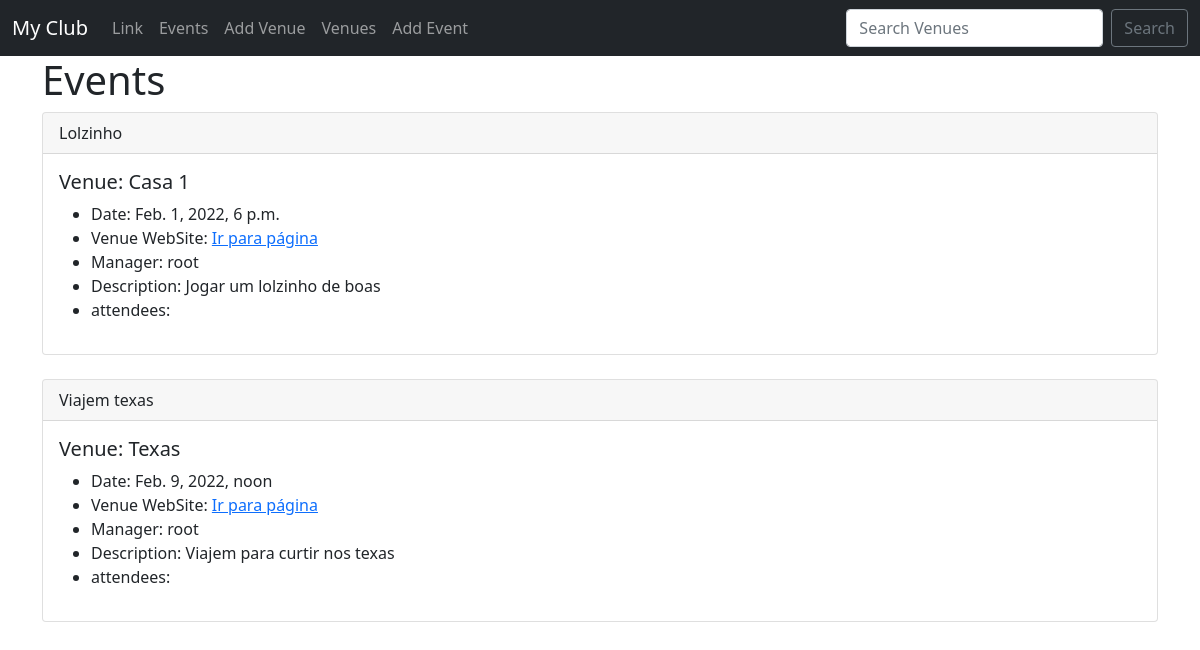
/events/, run on an earlier commit of the app's database.
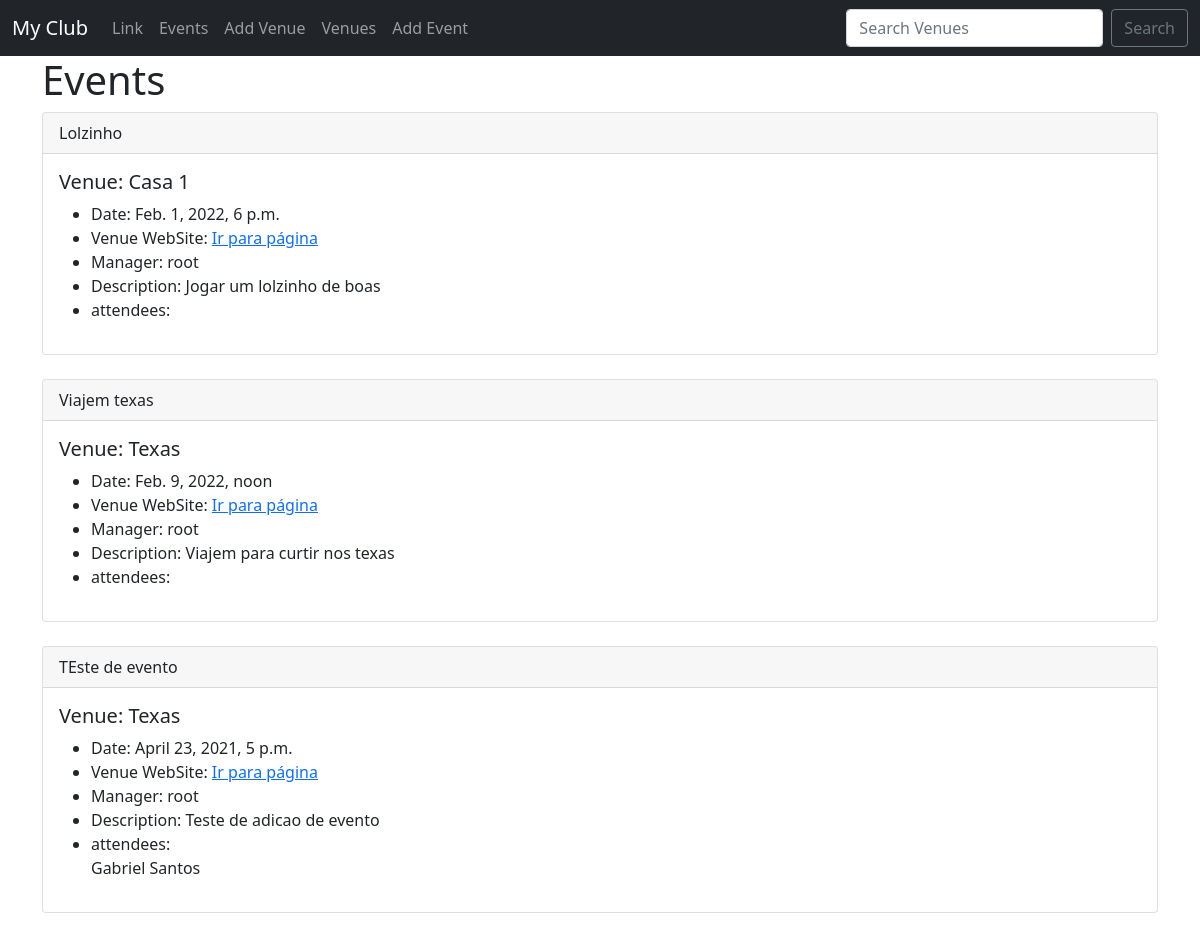
And on a later commit of the database.
### events/models.py (models this page shows)
class Event(models.Model):
    name = models.CharField('Event name', max_length=120)
    event_date= models.DateTimeField('Event Date')
    venue = models.ForeignKey(Venue, blank=True, null=True, on_delete=models.CASCADE)
    manager = models.ForeignKey(User, blank=True, null=True, on_delete=models.SET_NULL)
    description = models.TextField(blank=True)
    attendees = models.ManyToManyField(myClubUser, blank=True) # Aqui é uma chave muitos para muitos
    def __str__(self):
        return self.name

class Venue(models.Model):
    name = models.CharField("Venue name", max_length=120)
    address = models.CharField(max_length=300)
    zip_code = models.CharField('Zip code', max_length=15)
    phone = models.CharField('contactphone', max_length=25)
    web = models.URLField('Website Adress' )
    email_address = models.EmailField('Email address', blank=True)
    def __str__(self):
        return self.name

class myClubUser(models.Model):
    first_name = models.CharField(max_length=30)
    last_name = models.CharField(max_length=30)
    email = models.EmailField('User email')
    def __str__(self):
        return self.first_name + ' ' + self.last_name

### events/views.py (the view)
# urls.py: path('events/', views.all_events, name="list-events"),#Vai para a pagina q lista todos os eventos
def all_events(request):
    event_list = Event.objects.all()
    context = {
        "event_list": event_list
    }
    return render(request, 'events/events.html', context)

### events/templates/events/events.html
{% extends 'events/base.html' %}
{% block content %}
<h1>Events</h1>
    {% for event in event_list %}
        <div class="card">
            <div class="card-header">
                {{ event }}
            </div>
            <div class="card-body">
            <h5 class="card-title">Venue: {{ event.venue }}</h5>
            <ul>
                <li>Date: {{ event.event_date }}</li>
                <li>Venue WebSite: <a href="{{ event.venue.web }}">Ir para página</a></li>
                <li>Manager: {{ event.manager }}</li>
                <li>Description: {{ event.description }}</li>
                <li>attendees: <br>
                    {% for user in event.attendees.all %}
                        {{ user }} <br>
                    {% endfor%}
                </li>
            </ul>
            </div>
        </div>
        <br>
    {% endfor %}
{% endblock %}

### events/templates/events/base.html (shortened to what this page needs)
<!doctype html>
<html lang="en">
  <head>
    <link href="https://cdn.jsdelivr.net/npm/bootstrap@5.1.3/dist/css/bootstrap.min.css" rel="stylesheet">
  </head>
  <body>
      {% include 'events/navbar.html' %}
    <div class="container">
      {% block content %}
      {% endblock %}
    </div>
  </body>
</html>

### events/templates/events/navbar.html (shortened to what this page needs)
<nav class="navbar navbar-expand-lg navbar-dark bg-dark">
    <div class="container-fluid">
      <a class="navbar-brand" href="{% url 'home' %}">My Club</a>
      <div class="collapse navbar-collapse" id="navbarSupportedContent">
        <ul class="navbar-nav me-auto mb-2 mb-lg-0">
          <li class="nav-item">
            <a class="nav-link" href="{% url 'home' '2022' 'February' %}">Link</a>
          </li>
          <li class="nav-item">
            <a class="nav-link" href="{% url 'list-events'  %}">Events</a>
          </li>
          <li class="nav-item">
            <a class="nav-link" href="{% url 'add-venue'  %}">Add Venue</a>
          </li>
          <li class="nav-item">
            <a class="nav-link" href="{% url 'list-venues'  %}">Venues</a>
          </li>
          <li class="nav-item">
            <a class="nav-link" href="{% url 'add-event'  %}">Add Event</a>
          </li>
        </ul>
        <form class="d-flex" method=POST action="{% url 'search-venues' %}">
          <input class="form-control me-2" type="search" placeholder="Search Venues" aria-label="Search" name="searched">
          <button class="btn btn-outline-secondary" type="submit">Search</button>
        </form>
      </div>
    </div>
  </nav>

What changed in the data, as far as the page shows it:
added Event: name "TEste de evento", venue "Texas", event_date "April 23, 2021, 5 p.m.", manager "root", description "Teste de adicao de evento"
now on this page (row unchanged): myClubUser: first_name+last_name "Gabriel Santos"
